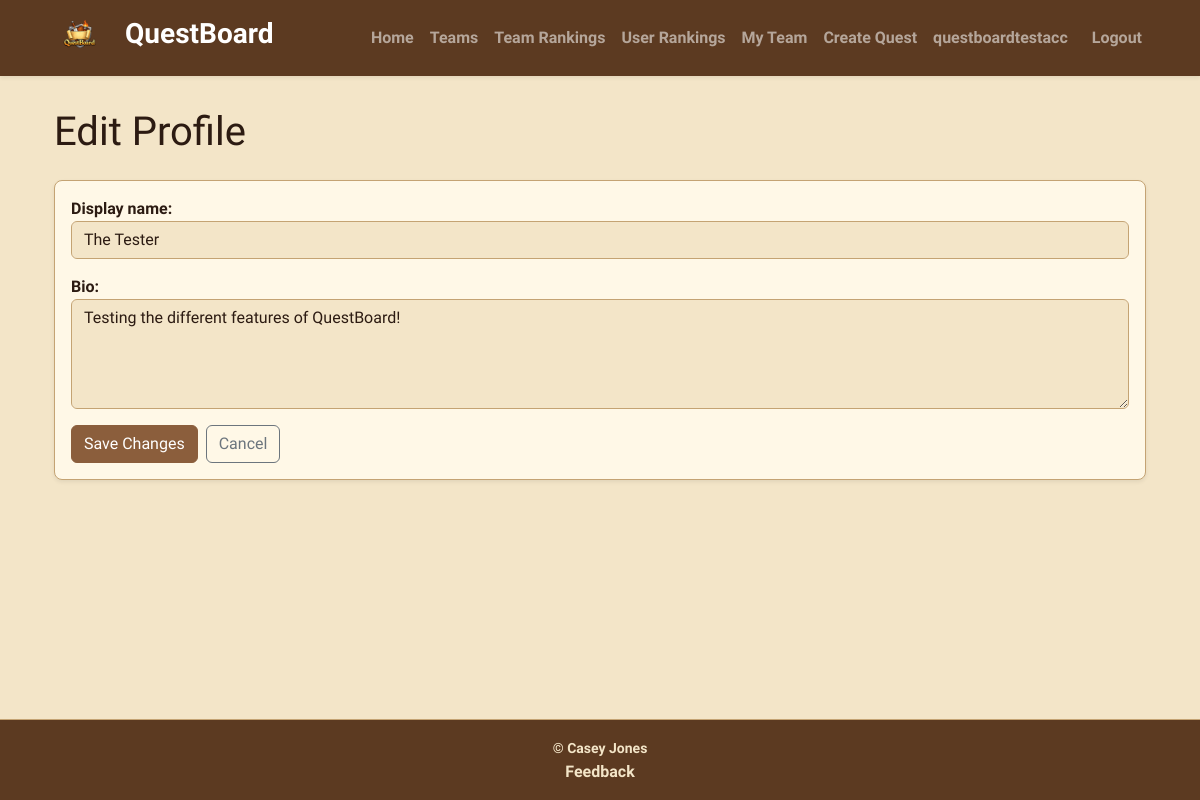
Screenshot of /profile/edit/ (signed in) with the database file from the repository.
### QuestBoardApp/models.py (models this page shows, shortened)
class UserProfile(models.Model):
    user = models.OneToOneField(
        User, on_delete=models.CASCADE, related_name="profile")
    bio = models.TextField(blank=True)
    display_name = models.CharField(max_length=60, blank=True)

### QuestBoardApp/views.py (the view)
# urls.py: path("profile/edit/", views.edit_profile, name="edit_profile"),
@login_required
def edit_profile(request):
    profile, _ = UserProfile.objects.get_or_create(user=request.user)
    if request.method == "POST":
        form = UserProfileForm(request.POST, instance=profile)
        if form.is_valid():
            form.save()
            messages.success(request, "Profile updated successfully.")
            return redirect("profile_detail")
    else:
        form = UserProfileForm(instance=profile)
    return render(request, "QuestBoardApp/edit_profile.html", {"form": form})

### QuestBoardApp/forms.py
class UserProfileForm(forms.ModelForm):
    class Meta:
        model = UserProfile
        fields = ["display_name", "bio"]
        widgets = {
            "display_name": forms.TextInput(attrs={"class": "form-control"}),
            "bio": forms.Textarea(attrs={"class": "form-control", "rows": 4}),
        }

### QuestBoardApp/templates/QuestBoardApp/edit_profile.html (shortened to what this page needs)
{% extends "base.html" %}
{% block content %}
<div class="container py-4">
  <h1 class="mb-4">Edit Profile</h1>
  <div class="card shadow-sm">
    <div class="card-body">
      <form method="post">
        <div class="mb-3">
          {{ form.display_name.label_tag }}
          {{ form.display_name }}
        </div>
        <div class="mb-3">
          {{ form.bio.label_tag }}
          {{ form.bio }}
        </div>
        <div class="d-flex gap-2">
          <button type="submit" class="btn btn-primary">Save Changes</button>
          <a href="{% url 'profile_detail' %}" class="btn btn-outline-secondary">Cancel</a>
        </div>
      </form>
    </div>
  </div>
</div>
{% endblock %}

### templates/base.html (shortened to what this page needs)
{% load static %}
{% load django_bootstrap5 %}
<!DOCTYPE html>
<html lang="en">
  <head>
    <link href="https://cdn.jsdelivr.net/npm/bootstrap@5.3.2/dist/css/bootstrap.min.css" rel="stylesheet" />
    <link rel="stylesheet" href="{% static 'QuestBoardApp/styles.css' %}" />
    <link rel="stylesheet" href="{% static 'QuestBoardApp/quest-details.css' %}" />
  </head>
  <body class="d-flex flex-column min-vh-100">
    <nav class="navbar navbar-expand-lg navbar-dark bg-dark shadow-sm">
      <div class="container">
        <a class="navbar-brand d-flex align-items-center" href="{% url 'index' %}">
          <img src="{% static 'QuestBoardApp/logo.png' %}" alt="QuestBoard Logo" height="50" class="me-2" />
          <span class="h3 fw-bold">QuestBoard</span>
        </a>
        <div class="collapse navbar-collapse justify-content-end" id="navbarNav">
          <ul class="navbar-nav">
            <li class="nav-item">
              <a class="nav-link" href="{% url 'index' %}">Home</a>
            </li>
            <li class="nav-item">
              <a class="nav-link" href="{% url 'team_list' %}">Teams</a>
            </li>
            <li class="nav-item">
              <a class="nav-link" href="{% url 'team_leaderboard' %}">Team Rankings</a>
            </li>
            <li class="nav-item">
              <a class="nav-link" href="{% url 'user_leaderboard' %}">User Rankings</a>
            </li>
            {% if user.is_authenticated %}
              <li class="nav-item">
                <a class="nav-link" href="{% url 'my_team' %}">My Team</a>
              </li>
              <li class="nav-item">
                <a class="nav-link" href="{% url 'create_quest' %}">Create Quest</a>
              </li>
              <li class="nav-item">
                <a class="nav-link" href="{% url 'profile_detail' %}">{{ user.username }}</a>
              </li>
              <li class="nav-item">
                <form method="post" action="{% url 'logout' %}" class="d-inline">
                  <button type="submit" class="btn btn-link nav-link" style="display:inline; padding: 8px 16px; border: none;">Logout</button>
                </form>
              </li>
            {% endif %}
          </ul>
        </div>
      </div>
    </nav>
    <main class="container my-2 flex-grow-1">
      {% block content %}
      {% endblock %}
    </main>
    <footer class="text-center py-3 mt-auto border-top">
      <small>&copy; {{ now|date:'Y' }} Casey Jones</small>
      <a class="nav-link" href="{% url 'feedback' %}">Feedback</a>
    </footer>
  </body>
</html>

### QuestBoardApp/static/QuestBoardApp/styles.css (style rules this page uses)
:root { --bs-primary: #8b5e3c; --bs-secondary: #5c3a21; --bs-success: #6c8b3c; --bs-danger: #9c2f2f; --bs-warning: #c99a2e; --bs-info: #7b6a4f; --bs-light: #f3e5c8; --bs-dark: #2c1b12; --bs-body-bg: #f3e5c8; --bs-body-color: #2c1b12; --bs-border-color: #c4a373; }
body { background-color: var(--bs-body-bg); color: var(--bs-body-color); background-image: url('/static/QuestBoardApp/parchment-paper.png'); background-size: contain; font-family: "Macondo", cursive; font-weight: 700; }
.navbar { background-color: #5c3a21 !important; }
.card { background-color: #fff8e7; border: 1px solid #c4a373; border-radius: 8px; }
.btn-primary { background-color: #8b5e3c; border-color: #8b5e3c; }
footer { background-color: #5c3a21; color: #f3e5c8; }

### rows the page displays
UserProfile: display_name "The Tester", bio "Testing the different features of QuestBoard!"

### other values shown
{{ user.username }} "questboardtestacc"
